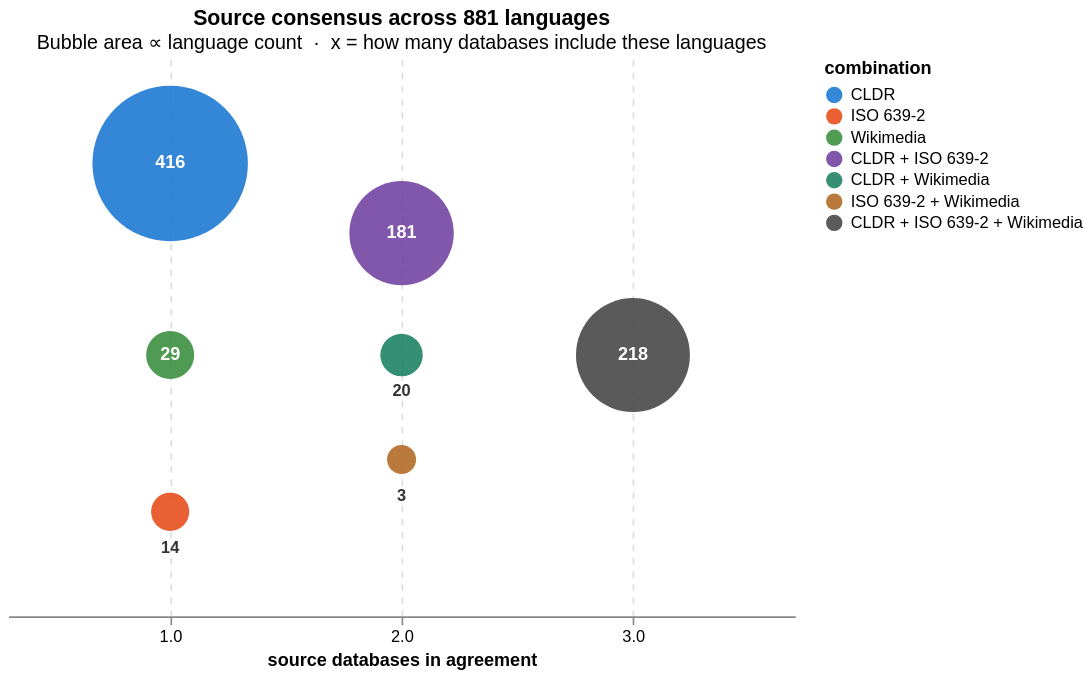

Write notebook code for a chart like this one.
### Markdown cell above
## 1.2 Source Coverage and Service Support

This section asks how much each source contributes to the final language set. I look at both overlap and marginal contribution because a source can add new rows, enrich rows that already exist, or do both.

### Code cell
# ── Source combination breakdown ─────────────────────────────────────────────
combo_rows = []
for _, row in df.iterrows():
    in_cldr = "cldr" in str(row.get("sources", "") or "")
    in_iso2 = bool(row.get("in_iso639_2"))
    in_wiki = bool(row.get("in_wikimedia"))
    parts = []
    if in_cldr: parts.append("CLDR")
    if in_iso2:  parts.append("ISO 639-2")
    if in_wiki:  parts.append("Wikimedia")
    combo_rows.append(" + ".join(parts) if parts else "None")

df["source_combo"] = combo_rows
combo_counts = df["source_combo"].value_counts().reset_index()
combo_counts.columns = ["combination", "count"]
combo_counts["n_sources"] = combo_counts["combination"].apply(
    lambda c: 0 if c == "None" else len(c.split(" + "))
)
print(combo_counts.to_string(index=False))

venn_csv = os.path.join(DATA_DIR, "metadata_files", "source_overlap_venn.csv")
combo_counts[["combination", "count"]].to_csv(venn_csv, index=False)
print(f"\nSaved for RAW Graphs → {venn_csv}")

# ── Bubble plot ───────────────────────────────────────────────────────────────
# x = number of databases in agreement — a genuinely meaningful axis.
# y = manual jitter to separate bubbles within each column.
# Area ∝ language count; labels printed inside large bubbles, below small ones.
# Single-source colors match the established source palette; multi-source
# bubbles use blended hues (blue+orange→purple, blue+green→teal, etc.).
COMBO_COLORS = {
    "CLDR":                         "#1976d2",
    "ISO 639-2":                    "#e64a19",
    "Wikimedia":                    "#388e3c",
    "CLDR + ISO 639-2":             "#7040a0",
    "CLDR + Wikimedia":             "#1a8060",
    "ISO 639-2 + Wikimedia":        "#b06820",
    "CLDR + ISO 639-2 + Wikimedia": "#444444",
}

BUBBLE_POS = {
    "CLDR":                         (1,  0.55),
    "Wikimedia":                    (1,  0.0),
    "ISO 639-2":                    (1, -0.45),
    "CLDR + ISO 639-2":             (2,  0.35),
    "CLDR + Wikimedia":             (2,  0.0),
    "ISO 639-2 + Wikimedia":        (2, -0.30),
    "CLDR + ISO 639-2 + Wikimedia": (3,  0.0),
}

bubble_df = combo_counts.copy()
bubble_df["x"] = bubble_df["combination"].map(lambda c: BUBBLE_POS[c][0])
bubble_df["y"] = bubble_df["combination"].map(lambda c: BUBBLE_POS[c][1])

xscale = alt.Scale(domain=[0.3, 3.7])
yscale = alt.Scale(domain=[-0.75, 0.85])

bubbles = alt.Chart(bubble_df).mark_circle(opacity=0.88).encode(
    x=alt.X("x:Q", title="source databases in agreement",
            scale=xscale,
            axis=alt.Axis(values=[1, 2, 3], grid=True, gridDash=[4, 4])),
    y=alt.Y("y:Q", axis=None, scale=yscale),
    size=alt.Size("count:Q",
                  scale=alt.Scale(type="linear", range=[250, 9000]),
                  legend=None),
    color=alt.Color("combination:N",
                    scale=alt.Scale(
                        domain=list(COMBO_COLORS.keys()),
                        range=list(COMBO_COLORS.values()),
                    ),
                    legend=alt.Legend(title="combination")),
    tooltip=["combination:N", "count:Q"],
)

# Count labels: inside (white) for large bubbles, below (dark) for small ones
big   = bubble_df[bubble_df["count"] > 20].copy()
_small = bubble_df[bubble_df["count"] <= 20].copy()

big_labels = alt.Chart(big).mark_text(
    color="white", fontWeight="bold", fontSize=11,
    align="center", baseline="middle",
).encode(
    x=alt.X("x:Q", scale=xscale),
    y=alt.Y("y:Q", scale=yscale),
    text="count:Q",
)

small_labels = alt.Chart(_small).mark_text(
    color="#333", fontWeight="bold", fontSize=10,
    align="center", dy=22,
).encode(
    x=alt.X("x:Q", scale=xscale),
    y=alt.Y("y:Q", scale=yscale),
    text="count:Q",
)

(bubbles + big_labels + small_labels).properties(
    width=480, height=340,
    title=alt.Title(
       f"Source consensus across {len(df)} languages",
        subtitle="Bubble area ∝ language count  ·  x = how many databases include these languages",
    ),
).configure_view(strokeWidth=0)

### Figure 1 — Vega-Lite specification as saved in the notebook (floating-point values rounded to 4 significant figures)
{"config": {"view": {"continuousWidth": 300, "continuousHeight": 300, "strokeWidth": 0}}, "layer": [{"data": {"name": "data-d035394b0623e650c18255133afa5303"}, "mark": {"type": "circle", "opacity": 0.88}, "encoding": {"color": {"field": "combination", "legend": {"title": "combination"}, "scale": {"domain": ["CLDR", "ISO 639-2", "Wikimedia", "CLDR + ISO 639-2", "CLDR + Wikimedia", "ISO 639-2 + Wikimedia", "CLDR + ISO 639-2 + Wikimedia"], "range": ["#1976d2", "#e64a19", "#388e3c", "#7040a0", "#1a8060", "#b06820", "#444444"]}, "type": "nominal"}, "size": {"field": "count", "legend": null, "scale": {"range": [250, 9000], "type": "linear"}, "type": "quantitative"}, "tooltip": [{"field": "combination", "type": "nominal"}, {"field": "count", "type": "quantitative"}], "x": {"axis": {"grid": true, "gridDash": [4, 4], "values": [1, 2, 3]}, "field": "x", "scale": {"domain": [0.3, 3.7]}, "title": "source databases in agreement", "type": "quantitative"}, "y": {"axis": null, "field": "y", "scale": {"domain": [-0.75, 0.85]}, "type": "quantitative"}}}, {"data": {"name": "data-be406ec0a1fd39461d16b6b909600714"}, "mark": {"type": "text", "align": "center", "baseline": "middle", "color": "white", "fontSize": 11, "fontWeight": "bold"}, "encoding": {"text": {"field": "count", "type": "quantitative"}, "x": {"field": "x", "scale": {"domain": [0.3, 3.7]}, "type": "quantitative"}, "y": {"field": "y", "scale": {"domain": [-0.75, 0.85]}, "type": "quantitative"}}}, {"data": {"name": "data-9fb26cfd6e3aa28bc7b448011555c1b8"}, "mark": {"type": "text", "align": "center", "color": "#333", "dy": 22, "fontSize": 10, "fontWeight": "bold"}, "encoding": {"text": {"field": "count", "type": "quantitative"}, "x": {"field": "x", "scale": {"domain": [0.3, 3.7]}, "type": "quantitative"}, "y": {"field": "y", "scale": {"domain": [-0.75, 0.85]}, "type": "quantitative"}}}], "height": 340, "title": {"text": "Source consensus across 881 languages", "subtitle": "Bubble area ∝ language count  ·  x = how many databases include these languages"}, "width": 480, "$schema": "https://vega.github.io/schema/vega-lite/v6.1.0.json", "datasets": {"data-d035394b0623e650c18255133afa5303": [{"combination": "CLDR", "count": 416, "n_sources": 1, "x": 1, "y": 0.55}, {"combination": "CLDR + ISO 639-2 + Wikimedia", "count": 218, "n_sources": 3, "x": 3, "y": 0.0}, {"combination": "CLDR + ISO 639-2", "count": 181, "n_sources": 2, "x": 2, "y": 0.35}, {"combination": "Wikimedia", "count": 29, "n_sources": 1, "x": 1, "y": 0.0}, {"combination": "CLDR + Wikimedia", "count": 20, "n_sources": 2, "x": 2, "y": 0.0}, {"combination": "ISO 639-2", "count": 14, "n_sources": 1, "x": 1, "y": -0.45}, {"combination": "ISO 639-2 + Wikimedia", "count": 3, "n_sources": 2, "x": 2, "y": -0.3}], "data-be406ec0a1fd39461d16b6b909600714": [{"combination": "CLDR", "count": 416, "n_sources": 1, "x": 1, "y": 0.55}, {"combination": "CLDR + ISO 639-2 + Wikimedia", "count": 218, "n_sources": 3, "x": 3, "y": 0.0}, {"combination": "CLDR + ISO 639-2", "count": 181, "n_sources": 2, "x": 2, "y": 0.35}, {"combination": "Wikimedia", "count": 29, "n_sources": 1, "x": 1, "y": 0.0}], "data-9fb26cfd6e3aa28bc7b448011555c1b8": [{"combination": "CLDR + Wikimedia", "count": 20, "n_sources": 2, "x": 2, "y": 0.0}, {"combination": "ISO 639-2", "count": 14, "n_sources": 1, "x": 1, "y": -0.45}, {"combination": "ISO 639-2 + Wikimedia", "count": 3, "n_sources": 2, "x": 2, "y": -0.3}]}}
